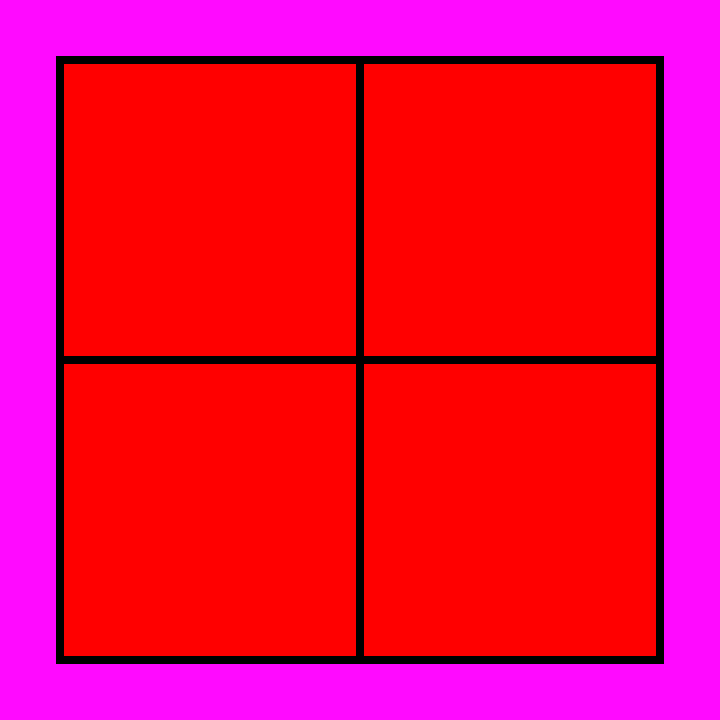
Frame 1 (no input)
Frame 60 (no input): identical to frame 1, image omitted
Frame 120 (the mouse pressed at the canvas centre since frame 60): identical to frame 1, image omitted

The p5.js sketch that drew this single still picture (run headless with seeded random() and noise() and a simulated clock; from frame 60 on, the mouse is pressed at the canvas centre):

// p5.js sketch
// ── sketch.js
function setup() { //runs once
 createCanvas (720,720); //creates a canvas 720px x 720 px
 background (255,10,255);

}

function draw() { //runs in a loop
fill (255,0,0); //fils colour
strokeWeight (8); //assigns stroke weight
translate (60,60); //creates a new origin point
  quad (0,0,
        300,0,
        300,300,
         0,300);
  quad (300,0,
        600,0,
        600,300,
         300,300); // add 300 in x direction
  quad (0,300,
        300,300,
        300,600,
         0,600);
  quad (300,300,
        600,300,
        600,600,
         300,600); // add 300 in y direction

}
